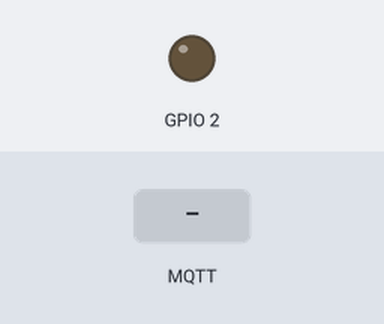
The sketch below on a simulated ESP8266 (NodeMCU). Parts: output pins drawn as LEDs (lit = HIGH, except the on-board LED, lit = LOW). The test bench sets the inputs (shaded band). WiFi joins after 1.5 s; servers stay silent unless stated; random numbers use the default seed unless the sketch sets one; no MQTT or app messages arrive unless stated; what the sketch prints to the serial monitor is not drawn.

Above: at 2.8 s.
2.9 s: MQTT message "1" arrives on the first subscribed topic
At 7.8 s:
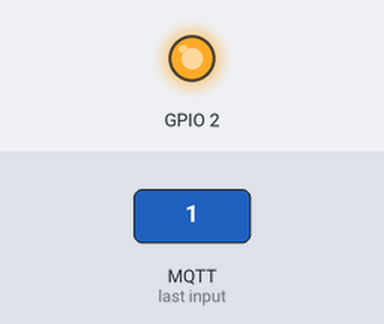
8.1 s: MQTT message "0" arrives on the first subscribed topic
At 12.9 s:
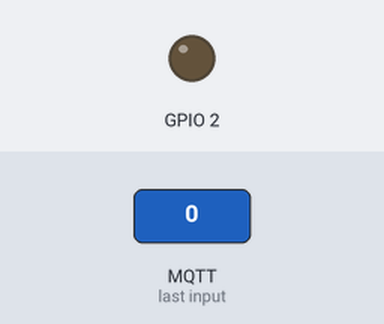
Timing chart, 0 to 14.4 s (numbered marks = the images above; inputs shaded):
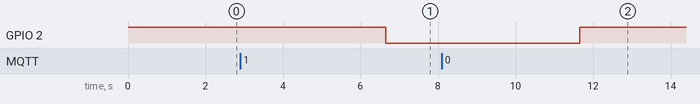

Measured:
- after the input at 2.9 s, GPIO 2: HIGH → LOW after 3.8 s
- after the input at 8.1 s, GPIO 2: LOW → HIGH after 3.6 s

The sketch:

testMQTT.ino
```cpp
#include <ESP8266WiFi.h>
#include <PubSubClient.h>

#include "arduino_secrets.h"


const char* ssid     = SECRET_SSID;
const char* password = SECRET_PASS;
const char* mqttuser = SECRET_MQTTUSER;
const char* mqttpass = SECRET_MQTTPASS;


const char* mqtt_server = "mqtt.cetools.org";

WiFiClient espClient;
PubSubClient client(espClient);
long lastMsg = 0;
char msg[50];
int value = 0;

void setup() {

pinMode(BUILTIN_LED, OUTPUT);
digitalWrite(BUILTIN_LED, HIGH);

Serial.begin(115200);
delay(100); // to give time for the serial connection to open

startWifi();


client.setServer(mqtt_server, 1884);
client.setCallback(callback);
}

void loop() {
  delay(5000);
  sendMQTT();
}


void startWifi(){
  // We start by connecting to a WiFi network
  Serial.println();
  Serial.print("Connecting to ");
  Serial.println(ssid);
  WiFi.begin(ssid, password);

  // check to see if connected and wait until you are
  while (WiFi.status() != WL_CONNECTED) {
    delay(500);
    Serial.print(".");
  }
  Serial.println("");
  Serial.println("WiFi connected");
  Serial.print("IP address: ");
  Serial.println(WiFi.localIP());
}

// This function is used to make sure the arduino is connected
// to an MQTT broker before it tries to send a message and to
// keep alive subscriptions on the broker (ie listens for inTopic)


void reconnect() {
  // Loop until we're reconnected
  while (!client.connected()) {    // while not (!) connected....
    Serial.print("Attempting MQTT connection...");
    // Create a random client ID
    String clientId = "ESP8266Client-";
    clientId += String(random(0xffff), HEX);

    // Attempt to connect
    if (client.connect(clientId.c_str(), mqttuser, mqttpass)) {
      Serial.println("connected");
      // ... and subscribe to messages on broker
      client.subscribe("student/CASA0014/plant/ucjtdjw/inTopic");
    } else {
      Serial.print("failed, rc=");
      Serial.print(client.state());
      Serial.println(" try again in 5 seconds");
      // Wait 5 seconds before retrying
      delay(5000);
    }
  }
}


void sendMQTT() {

  if (!client.connected()) {
    reconnect();
  }
  client.loop();
  ++value;
  snprintf (msg, 50, "hello world #%ld", value);
  Serial.print("Publish message: ");
  Serial.println(msg);
  client.publish("student/CASA0014/plant/ucfnxla", msg);

}


void callback(char* topic, byte* payload, unsigned int length) {
  Serial.print("Message arrived [");
  Serial.print(topic);
  Serial.print("] ");
  for (int i = 0; i < length; i++) {
    Serial.print((char)payload[i]);
  }
  Serial.println();

  // Switch on the LED if an 1 was received as first character
  if ((char)payload[0] == '1') {
    digitalWrite(BUILTIN_LED, LOW);   // Turn the LED on (Note that LOW is the voltage level
    // but actually the LED is on; this is because it is active low on the ESP-01)
  } else {
    digitalWrite(BUILTIN_LED, HIGH);  // Turn the LED off by making the voltage HIGH
  }

}
```

arduino_secrets.h
```cpp
#define SECRET_SSID ""
#define SECRET_PASS ""
#define SECRET_MQTTUSER ""
#define SECRET_MQTTPASS "";
```
